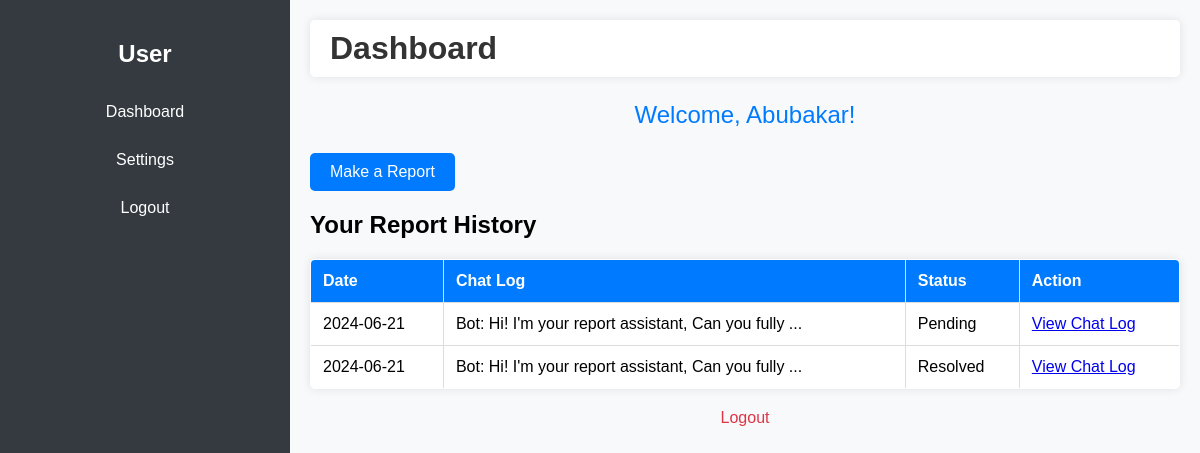
Screenshot of /user_dashboard (signed in) with the database file from the repository.
### app.py (models this page shows)
class User(UserMixin, db.Model):
    id = db.Column(db.Integer, primary_key=True)
    fullname = db.Column(db.String(100), nullable=False)
    email = db.Column(db.String(100), unique=True, nullable=False)
    password = db.Column(db.String(100), nullable=False)
    is_admin = db.Column(db.Boolean, default=False)
    reports = db.relationship('Report', backref='user', lazy=True)

class Report(db.Model):
    id = db.Column(db.Integer, primary_key=True)
    user_id = db.Column(db.Integer, db.ForeignKey('user.id'), nullable=False)
    chat_log = db.Column(db.Text, nullable=False)
    date = db.Column(db.DateTime, nullable=False, default=datetime.utcnow)
    evidence_filename = db.Column(db.String(200), nullable=True)
    status = db.Column(db.String(50), nullable=False, default='Pending')  # New status column

### app.py (the view)
@app.route('/user_dashboard')
def user_dashboard():
    if 'user_id' not in session:
        return redirect(url_for('login'))
    user_id = session['user_id']
    current_user = User.query.get(user_id)
    reports = Report.query.filter_by(user_id=user_id).order_by(Report.date.desc()).all()
    return render_template('user_dashboard.html', user=current_user, reports=reports)

### templates/user_dashboard.html (shortened to what this page needs)
<!DOCTYPE html>
<html lang="en">
<head>
</head>
<body>
    <div class="sidebar">
        <h2>User</h2>
        <a href="{{ url_for('user_dashboard') }}">Dashboard</a>
        <a href="{{ url_for('user_settings') }}">Settings</a>
        <a href="{{ url_for('logout') }}">Logout</a>
    </div>
    <div class="content">
        <div class="header">
            <h1>Dashboard</h1>
        </div>
        <div class="welcome">
            <p>Welcome, {{ user.fullname }}!</p>
        </div>
        <div class="report-button">
            <a href="{{ url_for('report') }}" class="btn">Make a Report</a>
        </div>
        <div class="report-history">
            <h2>Your Report History</h2>
            <table>
                <thead>
                    <tr>
                        <th>Date</th>
                        <th>Chat Log</th>
                        <th>Status</th>
                        <th>Action</th>
                    </tr>
                </thead>
                <tbody>
                    {% for report in reports %}
                    <tr>
                        <td>{{ report.date.strftime('%Y-%m-%d') }}</td>
                        <td>{{ report.chat_log[:50] }}...</td>
                        <td>{{ report.status }}</td>
                        <td><a href="{{ url_for('user_view_chat_log', report_id=report.id) }}">View Chat Log</a></td>
                    </tr>
                    {% endfor %}
                </tbody>
            </table>
        </div>
        <div class="logout">
            <p><a href="{{ url_for('logout') }}">Logout</a></p>
        </div>
    </div>
</body>
</html>

### templates/user_dashboard.html (style rules this page uses)
body { font-family: Arial, sans-serif; background-color: #f8f9fa; margin: 0; padding: 0; display: flex; height: 100vh; }
.sidebar { width: 250px; background-color: #343a40; color: #fff; display: flex; flex-direction: column; align-items: center; padding: 20px; }
.sidebar h2 { margin: 20px 0; }
.sidebar a { color: #fff; text-decoration: none; width: 100%; padding: 10px 20px; margin: 5px 0; border-radius: 5px; text-align: center; }
.content { flex-grow: 1; padding: 20px; }
.header { display: flex; justify-content: space-between; align-items: center; background-color: #fff; padding: 10px 20px; border-radius: 5px; box-shadow: 0 0 10px rgba(0, 0, 0, 0.1); margin-bottom: 20px; }
.header h1 { margin: 0; color: #333; }
.welcome { text-align: center; margin-top: 20px; font-size: 24px; color: #007bff; }
.btn { display: inline-block; padding: 10px 20px; background-color: #007bff; color: #fff; text-decoration: none; border-radius: 5px; transition: background-color 0.3s ease; }
.logout { text-align: center; margin-top: 20px; }
.logout a { text-decoration: none; color: #dc3545; }
table { width: 100%; border-collapse: collapse; margin-top: 20px; background-color: #fff; border-radius: 5px; overflow: hidden; box-shadow: 0 0 10px rgba(0, 0, 0, 0.1); }
table, th, td { border: 1px solid #ddd; }
th, td { padding: 12px; text-align: left; }
th { background-color: #007bff; color: #fff; }

### rows the page displays
User: fullname "Abubakar"
Report: date "2024-06-21", chat_log "Bot: Hi! I'm your report assistant, Can you fully", status "Pending"
Report: date "2024-06-21", chat_log "Bot: Hi! I'm your report assistant, Can you fully", status "Resolved"
